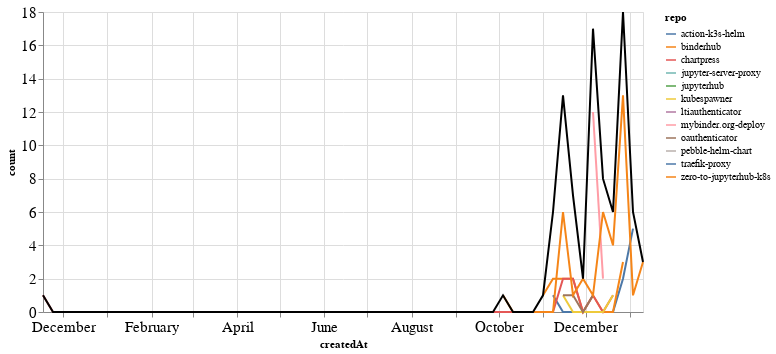

Notebook source saved alongside this figure:
### Markdown cell above
### PRs

### Code cell
prs_time = prs.groupby('repo').resample('W', on='createdAt').count()['author'].reset_index()
prs_time = prs_time.rename(columns={'author': 'count'})
prs_time_total = prs_time.groupby('createdAt').agg({"count": "sum"}).reset_index()

ch1 = alt.Chart(prs_time, width=600).mark_line().encode(
    x='createdAt',
    y='count',
    color='repo',
    tooltip="repo"
)

ch2 = alt.Chart(prs_time_total, width=600).mark_line(color="black").encode(
    x='createdAt',
    y='count',
)

ch1 + ch2

### Figure 1 — Vega-Lite specification as saved in the notebook (floating-point values rounded to 4 significant figures)
{"config": {"axisLeft": {"labelFontSize": 15}, "axisBottom": {"labelFontSize": 15}}, "layer": [{"data": {"name": "data-a68a3cd7d8bafe0e42d07d969341b10c"}, "mark": "line", "encoding": {"color": {"type": "nominal", "field": "repo"}, "tooltip": {"type": "nominal", "field": "repo"}, "x": {"type": "temporal", "field": "createdAt"}, "y": {"type": "quantitative", "field": "count"}}, "width": 600}, {"data": {"name": "data-3eafab116a4ec6106f30e3f69be1b80d"}, "mark": {"type": "line", "color": "black"}, "encoding": {"x": {"type": "temporal", "field": "createdAt"}, "y": {"type": "quantitative", "field": "count"}}, "width": 600}], "$schema": "https://vega.github.io/schema/vega-lite/v4.8.1.json", "datasets": {"data-a68a3cd7d8bafe0e42d07d969341b10c": [{"repo": "action-k3s-helm", "createdAt": "2020-11-08T00:00:00", "count": 1}, {"repo": "action-k3s-helm", "createdAt": "2020-11-15T00:00:00", "count": 0}, {"repo": "action-k3s-helm", "createdAt": "2020-11-22T00:00:00", "count": 0}, {"repo": "action-k3s-helm", "createdAt": "2020-11-29T00:00:00", "count": 0}, {"repo": "action-k3s-helm", "createdAt": "2020-12-06T00:00:00", "count": 0}, {"repo": "action-k3s-helm", "createdAt": "2020-12-13T00:00:00", "count": 0}, {"repo": "action-k3s-helm", "createdAt": "2020-12-20T00:00:00", "count": 0}, {"repo": "action-k3s-helm", "createdAt": "2020-12-27T00:00:00", "count": 2}, {"repo": "action-k3s-helm", "createdAt": "2021-01-03T00:00:00", "count": 5}, {"repo": "binderhub", "createdAt": "2020-11-01T00:00:00", "count": 1}, {"repo": "binderhub", "createdAt": "2020-11-08T00:00:00", "count": 2}, {"repo": "binderhub", "createdAt": "2020-11-15T00:00:00", "count": 2}, {"repo": "binderhub", "createdAt": "2020-11-22T00:00:00", "count": 2}, {"repo": "binderhub", "createdAt": "2020-11-29T00:00:00", "count": 0}, {"repo": "binderhub", "createdAt": "2020-12-06T00:00:00", "count": 1}, {"repo": "binderhub", "createdAt": "2020-12-13T00:00:00", "count": 0}, {"repo": "binderhub", "createdAt": "2020-12-20T00:00:00", "count": 0}, {"repo": "binderhub", "createdAt": "2020-12-27T00:00:00", "count": 3}, {"repo": "chartpress", "createdAt": "2019-11-17T00:00:00", "count": 1}, {"repo": "chartpress", "createdAt": "2019-11-24T00:00:00", "count": 0}, {"repo": "chartpress", "createdAt": "2019-12-01T00:00:00", "count": 0}, {"repo": "chartpress", "createdAt": "2019-12-08T00:00:00", "count": 0}, {"repo": "chartpress", "createdAt": "2019-12-15T00:00:00", "count": 0}, {"repo": "chartpress", "createdAt": "2019-12-22T00:00:00", "count": 0}, {"repo": "chartpress", "createdAt": "2019-12-29T00:00:00", "count": 0}, {"repo": "chartpress", "createdAt": "2020-01-05T00:00:00", "count": 0}, {"repo": "chartpress", "createdAt": "2020-01-12T00:00:00", "count": 0}, {"repo": "chartpress", "createdAt": "2020-01-19T00:00:00", "count": 0}, {"repo": "chartpress", "createdAt": "2020-01-26T00:00:00", "count": 0}, {"repo": "chartpress", "createdAt": "2020-02-02T00:00:00", "count": 0}, {"repo": "chartpress", "createdAt": "2020-02-09T00:00:00", "count": 0}, {"repo": "chartpress", "createdAt": "2020-02-16T00:00:00", "count": 0}, {"repo": "chartpress", "createdAt": "2020-02-23T00:00:00", "count": 0}, {"repo": "chartpress", "createdAt": "2020-03-01T00:00:00", "count": 0}, {"repo": "chartpress", "createdAt": "2020-03-08T00:00:00", "count": 0}, {"repo": "chartpress", "createdAt": "2020-03-15T00:00:00", "count": 0}, {"repo": "chartpress", "createdAt": "2020-03-22T00:00:00", "count": 0}, {"repo": "chartpress", "createdAt": "2020-03-29T00:00:00", "count": 0}, {"repo": "chartpress", "createdAt": "2020-04-05T00:00:00", "count": 0}, {"repo": "chartpress", "createdAt": "2020-04-12T00:00:00", "count": 0}, {"repo": "chartpress", "createdAt": "2020-04-19T00:00:00", "count": 0}, {"repo": "chartpress", "createdAt": "2020-04-26T00:00:00", "count": 0}, {"repo": "chartpress", "createdAt": "2020-05-03T00:00:00", "count": 0}, {"repo": "chartpress", "createdAt": "2020-05-10T00:00:00", "count": 0}, {"repo": "chartpress", "createdAt": "2020-05-17T00:00:00", "count": 0}, {"repo": "chartpress", "createdAt": "2020-05-24T00:00:00", "count": 0}, {"repo": "chartpress", "createdAt": "2020-05-31T00:00:00", "count": 0}, {"repo": "chartpress", "createdAt": "2020-06-07T00:00:00", "count": 0}, {"repo": "chartpress", "createdAt": "2020-06-14T00:00:00", "count": 0}, {"repo": "chartpress", "createdAt": "2020-06-21T00:00:00", "count": 0}, {"repo": "chartpress", "createdAt": "2020-06-28T00:00:00", "count": 0}, {"repo": "chartpress", "createdAt": "2020-07-05T00:00:00", "count": 0}, {"repo": "chartpress", "createdAt": "2020-07-12T00:00:00", "count": 0}, {"repo": "chartpress", "createdAt": "2020-07-19T00:00:00", "count": 0}, {"repo": "chartpress", "createdAt": "2020-07-26T00:00:00", "count": 0}, {"repo": "chartpress", "createdAt": "2020-08-02T00:00:00", "count": 0}, {"repo": "chartpress", "createdAt": "2020-08-09T00:00:00", "count": 0}, {"repo": "chartpress", "createdAt": "2020-08-16T00:00:00", "count": 0}, {"repo": "chartpress", "createdAt": "2020-08-23T00:00:00", "count": 0}, {"repo": "chartpress", "createdAt": "2020-08-30T00:00:00", "count": 0}, {"repo": "chartpress", "createdAt": "2020-09-06T00:00:00", "count": 0}, {"repo": "chartpress", "createdAt": "2020-09-13T00:00:00", "count": 0}, {"repo": "chartpress", "createdAt": "2020-09-20T00:00:00", "count": 0}, {"repo": "chartpress", "createdAt": "2020-09-27T00:00:00", "count": 0}, {"repo": "chartpress", "createdAt": "2020-10-04T00:00:00", "count": 0}, {"repo": "chartpress", "createdAt": "2020-10-11T00:00:00", "count": 0}, {"repo": "chartpress", "createdAt": "2020-10-18T00:00:00", "count": 0}, {"repo": "chartpress", "createdAt": "2020-10-25T00:00:00", "count": 0}, {"repo": "chartpress", "createdAt": "2020-11-01T00:00:00", "count": 0}, {"repo": "chartpress", "createdAt": "2020-11-08T00:00:00", "count": 0}, {"repo": "chartpress", "createdAt": "2020-11-15T00:00:00", "count": 2}, {"repo": "chartpress", "createdAt": "2020-11-22T00:00:00", "count": 2}, {"repo": "chartpress", "createdAt": "2020-11-29T00:00:00", "count": 0}, {"repo": "chartpress", "createdAt": "2020-12-06T00:00:00", "count": 1}, {"repo": "chartpress", "createdAt": "2020-12-13T00:00:00", "count": 0}, {"repo": "chartpress", "createdAt": "2020-12-20T00:00:00", "count": 1}, {"repo": "jupyter-server-proxy", "createdAt": "2020-11-22T00:00:00", "count": 1}, {"repo": "jupyterhub", "createdAt": "2020-11-08T00:00:00", "count": 2}, {"repo": "kubespawner", "createdAt": "2020-11-15T00:00:00", "count": 1}, {"repo": "kubespawner", "createdAt": "2020-11-22T00:00:00", "count": 0}, {"repo": "kubespawner", "createdAt": "2020-11-29T00:00:00", "count": 0}, {"repo": "kubespawner", "createdAt": "2020-12-06T00:00:00", "count": 0}, {"repo": "kubespawner", "createdAt": "2020-12-13T00:00:00", "count": 0}, {"repo": "kubespawner", "createdAt": "2020-12-20T00:00:00", "count": 1}, {"repo": "ltiauthenticator", "createdAt": "2020-11-15T00:00:00", "count": 1}, {"repo": "mybinder.org-deploy", "createdAt": "2020-12-06T00:00:00", "count": 12}, {"repo": "mybinder.org-deploy", "createdAt": "2020-12-13T00:00:00", "count": 2}, {"repo": "oauthenticator", "createdAt": "2020-11-15T00:00:00", "count": 1}, {"repo": "oauthenticator", "createdAt": "2020-11-22T00:00:00", "count": 1}, {"repo": "oauthenticator", "createdAt": "2020-11-29T00:00:00", "count": 0}, {"repo": "oauthenticator", "createdAt": "2020-12-06T00:00:00", "count": 1}, {"repo": "pebble-helm-chart", "createdAt": "2020-11-08T00:00:00", "count": 1}, {"repo": "traefik-proxy", "createdAt": "2020-12-06T00:00:00", "count": 1}, {"repo": "zero-to-jupyterhub-k8s", "createdAt": "2020-10-04T00:00:00", "count": 1}, {"repo": "zero-to-jupyterhub-k8s", "createdAt": "2020-10-11T00:00:00", "count": 0}, {"repo": "zero-to-jupyterhub-k8s", "createdAt": "2020-10-18T00:00:00", "count": 0}, {"repo": "zero-to-jupyterhub-k8s", "createdAt": "2020-10-25T00:00:00", "count": 0}, {"repo": "zero-to-jupyterhub-k8s", "createdAt": "2020-11-01T00:00:00", "count": 0}, {"repo": "zero-to-jupyterhub-k8s", "createdAt": "2020-11-08T00:00:00", "count": 0}, {"repo": "zero-to-jupyterhub-k8s", "createdAt": "2020-11-15T00:00:00", "count": 6}, {"repo": "zero-to-jupyterhub-k8s", "createdAt": "2020-11-22T00:00:00", "count": 1}, {"repo": "zero-to-jupyterhub-k8s", "createdAt": "2020-11-29T00:00:00", "count": 2}, {"repo": "zero-to-jupyterhub-k8s", "createdAt": "2020-12-06T00:00:00", "count": 1}, {"repo": "zero-to-jupyterhub-k8s", "createdAt": "2020-12-13T00:00:00", "count": 6}, {"repo": "zero-to-jupyterhub-k8s", "createdAt": "2020-12-20T00:00:00", "count": 4}, {"repo": "zero-to-jupyterhub-k8s", "createdAt": "2020-12-27T00:00:00", "count": 13}, {"repo": "zero-to-jupyterhub-k8s", "createdAt": "2021-01-03T00:00:00", "count": 1}, {"repo": "zero-to-jupyterhub-k8s", "createdAt": "2021-01-10T00:00:00", "count": 3}], "data-3eafab116a4ec6106f30e3f69be1b80d": [{"createdAt": "2019-11-17T00:00:00", "count": 1}, {"createdAt": "2019-11-24T00:00:00", "count": 0}, {"createdAt": "2019-12-01T00:00:00", "count": 0}, {"createdAt": "2019-12-08T00:00:00", "count": 0}, {"createdAt": "2019-12-15T00:00:00", "count": 0}, {"createdAt": "2019-12-22T00:00:00", "count": 0}, {"createdAt": "2019-12-29T00:00:00", "count": 0}, {"createdAt": "2020-01-05T00:00:00", "count": 0}, {"createdAt": "2020-01-12T00:00:00", "count": 0}, {"createdAt": "2020-01-19T00:00:00", "count": 0}, {"createdAt": "2020-01-26T00:00:00", "count": 0}, {"createdAt": "2020-02-02T00:00:00", "count": 0}, {"createdAt": "2020-02-09T00:00:00", "count": 0}, {"createdAt": "2020-02-16T00:00:00", "count": 0}, {"createdAt": "2020-02-23T00:00:00", "count": 0}, {"createdAt": "2020-03-01T00:00:00", "count": 0}, {"createdAt": "2020-03-08T00:00:00", "count": 0}, {"createdAt": "2020-03-15T00:00:00", "count": 0}, {"createdAt": "2020-03-22T00:00:00", "count": 0}, {"createdAt": "2020-03-29T00:00:00", "count": 0}, {"createdAt": "2020-04-05T00:00:00", "count": 0}, {"createdAt": "2020-04-12T00:00:00", "count": 0}, {"createdAt": "2020-04-19T00:00:00", "count": 0}, {"createdAt": "2020-04-26T00:00:00", "count": 0}, {"createdAt": "2020-05-03T00:00:00", "count": 0}, {"createdAt": "2020-05-10T00:00:00", "count": 0}, {"createdAt": "2020-05-17T00:00:00", "count": 0}, {"createdAt": "2020-05-24T00:00:00", "count": 0}, {"createdAt": "2020-05-31T00:00:00", "count": 0}, {"createdAt": "2020-06-07T00:00:00", "count": 0}, {"createdAt": "2020-06-14T00:00:00", "count": 0}, {"createdAt": "2020-06-21T00:00:00", "count": 0}, {"createdAt": "2020-06-28T00:00:00", "count": 0}, {"createdAt": "2020-07-05T00:00:00", "count": 0}, {"createdAt": "2020-07-12T00:00:00", "count": 0}, {"createdAt": "2020-07-19T00:00:00", "count": 0}, {"createdAt": "2020-07-26T00:00:00", "count": 0}, {"createdAt": "2020-08-02T00:00:00", "count": 0}, {"createdAt": "2020-08-09T00:00:00", "count": 0}, {"createdAt": "2020-08-16T00:00:00", "count": 0}, {"createdAt": "2020-08-23T00:00:00", "count": 0}, {"createdAt": "2020-08-30T00:00:00", "count": 0}, {"createdAt": "2020-09-06T00:00:00", "count": 0}, {"createdAt": "2020-09-13T00:00:00", "count": 0}, {"createdAt": "2020-09-20T00:00:00", "count": 0}, {"createdAt": "2020-09-27T00:00:00", "count": 0}, {"createdAt": "2020-10-04T00:00:00", "count": 1}, {"createdAt": "2020-10-11T00:00:00", "count": 0}, {"createdAt": "2020-10-18T00:00:00", "count": 0}, {"createdAt": "2020-10-25T00:00:00", "count": 0}, {"createdAt": "2020-11-01T00:00:00", "count": 1}, {"createdAt": "2020-11-08T00:00:00", "count": 6}, {"createdAt": "2020-11-15T00:00:00", "count": 13}, {"createdAt": "2020-11-22T00:00:00", "count": 7}, {"createdAt": "2020-11-29T00:00:00", "count": 2}, {"createdAt": "2020-12-06T00:00:00", "count": 17}, {"createdAt": "2020-12-13T00:00:00", "count": 8}, {"createdAt": "2020-12-20T00:00:00", "count": 6}, {"createdAt": "2020-12-27T00:00:00", "count": 18}, {"createdAt": "2021-01-03T00:00:00", "count": 6}, {"createdAt": "2021-01-10T00:00:00", "count": 3}]}}
